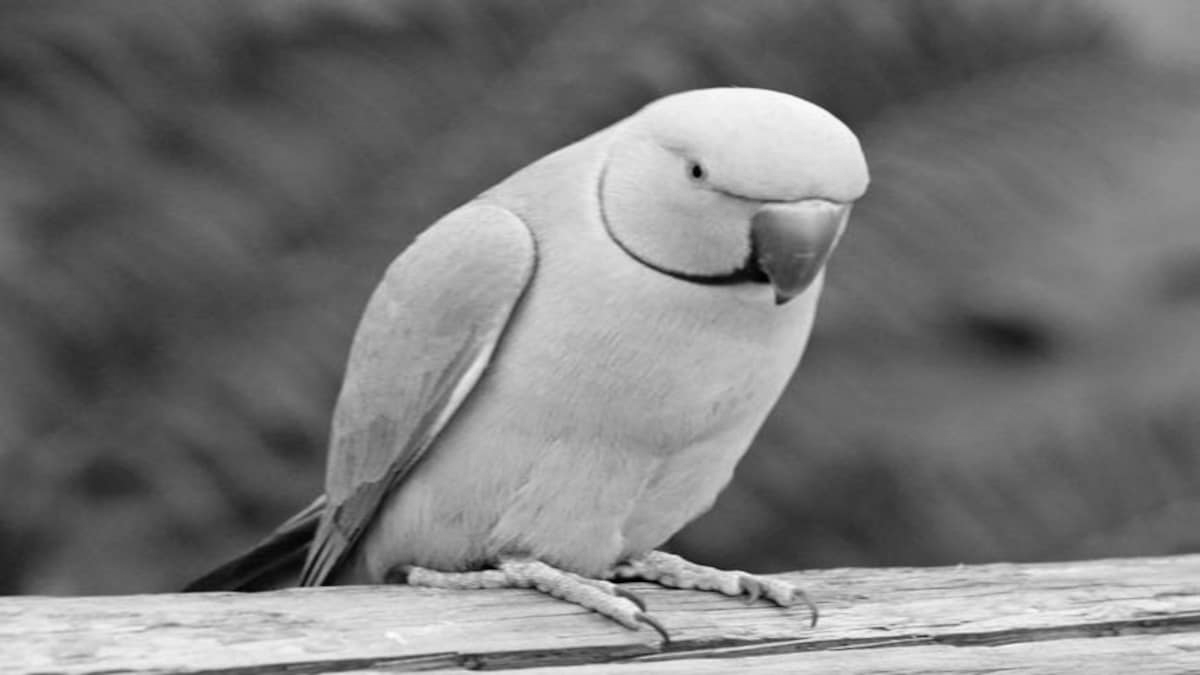
#> input picture Lab2/parrot1.png, 1200 x 675 px
$ jupyter execute CV2_Hirnyk_Yurii.ipynb
#> lines starting #> are read from the running program, lines starting #| are printed output that depends on the picture
[cell 1]
import numpy as np
import matplotlib.pyplot as plt
import cv2
from scipy.spatial.distance import hamming

[cell 2]
img1 = cv2.imread('parrot1.png', cv2.COLOR_RGB2GRAY)
#> img1 is the input picture: shape (675, 1200, 4); mean B, G, R, A 120.8, 120.8, 120.8, 255
img2 = cv2.imread('parrot1-part.png', cv2.COLOR_BGR2GRAY)
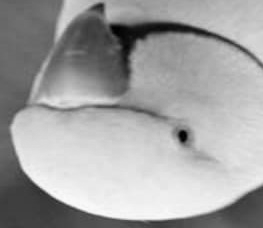
#> input picture Lab2/parrot1-part.png, 263 x 228 px
#> img2 is the input picture: shape (228, 263, 3); min 0, max 250, mean 161.3

[cell 3]
def plot_img(img):
  plt.figure(figsize=(10,10))
  plt.imshow(img)
  plt.axis('off')
  plt.show()

[cell 4]
plot_img(img1)

[cell 5]
plot_img(img2)

[cell 6]
def detectAndCompute(img1, img2):
  # Initiate ORB detector
  detector = cv2.ORB_create()

  # find the keypoints and descriptors with ORB
  kp1, des1 = detector.detectAndCompute(img1,None)
#> kp1 = 500 keypoints; strongest (x, y, size): (697, 172, 77.1), (695, 168, 111.1), (694, 167, 77.1), (697, 174, 64.3)
  kp2, des2 = detector.detectAndCompute(img2,None)
#> kp2 = 63 keypoints; strongest (x, y, size): (182, 134, 77.1), (182, 133, 64.3), (181, 133, 53.6), (182, 139, 64.3)
  return kp1, des1, kp2, des2

[cell 7]
kp1, des1, kp2, des2 = detectAndCompute(img1, img2)

[cell 8]
def bf_matcher(kp1, des1, kp2, des2, img1, img2, num_matches):
  # create BFMatcher object
#> called with num_matches = 15
  bf = cv2.BFMatcher(cv2.NORM_HAMMING, crossCheck=True)
  # Match descriptors.
  matches = bf.match(des1,des2)
#> matches = 38 matches
  # Sort them in the order of their distance.
  matches = sorted(matches, key = lambda x:x.distance)
  # Draw first num_matches matches.
  img3 = cv2.drawMatches(img1, kp1, img2, kp2, matches[:num_matches], None, flags=cv2.DrawMatchesFlags_NOT_DRAW_SINGLE_POINTS)
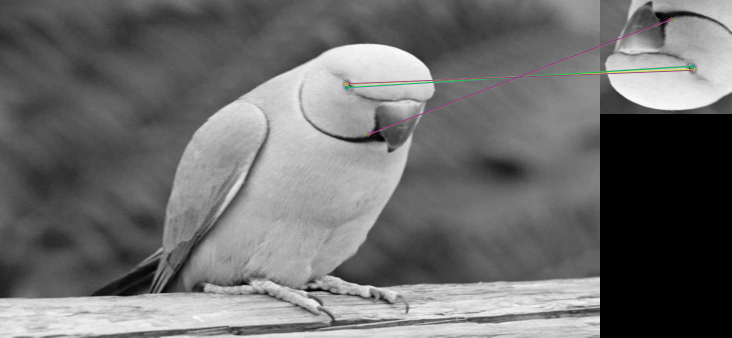
#> img3: shape (675, 1463, 4) (shown at 1/2 size); mean B, G, R, A 108.7, 108.8, 108.8, 224.6
  plot_img(img3)

[cell 9]
bf_matcher(kp1, des1, kp2, des2, img1, img2, 15)

[cell 10]
bf_matcher(kp1, des1, kp2, des2, img1, img2, 20)

[cell 11]
def distance(k1, k2):
  return hamming(k1, k2)

[cell 12]
def custom_BFM(kp1, des1, kp2, des2, img1, img2, num_matches):
#> called with num_matches = 20
    matches = []

    for i, val1 in enumerate(des1):
        for j, val2 in enumerate(des2):
          # Build DMatch object
          matches.append(cv2.DMatch(_distance=distance(val1, val2), _imgIdx=0, _queryIdx=i, _trainIdx=j))
#> after the loop, matches = 31500 matches

    # Sort them in the order of their distance.
    matches = sorted(matches, key=lambda x:x.distance)

    # Draw first num_matches matches.
    img3 = cv2.drawMatches(img1, kp1, img2, kp2, matches[:num_matches], None, flags=cv2.DrawMatchesFlags_NOT_DRAW_SINGLE_POINTS)
    plot_img(img3)

[cell 13]
custom_BFM(kp1, des1, kp2, des2, img1, img2, 20)

[cell 14]
custom_BFM(kp1, des1, kp2, des2, img1, img2, 25)

[cell 15]
custom_BFM(kp1, des1, kp2, des2, img1, img2, 60)
#> call 3 of custom_BFM, with num_matches = 60
#> in custom_BFM (call 3), `img3 = cv2.drawMatches(img1, kp1, img2, kp2, matches[:num_matches], No..`:
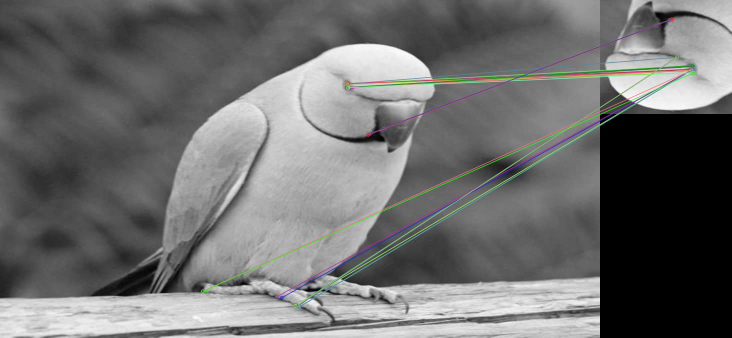
#> img3: shape (675, 1463, 4) (shown at 1/2 size); mean B, G, R, A 108.6, 109.1, 108.8, 224.7

[cell 16]
custom_BFM(kp1, des1, kp2, des2, img1, img2, 80)
#> call 4 of custom_BFM, with num_matches = 80
#> in custom_BFM (call 4), `img3 = cv2.drawMatches(img1, kp1, img2, kp2, matches[:num_matches], No..`:
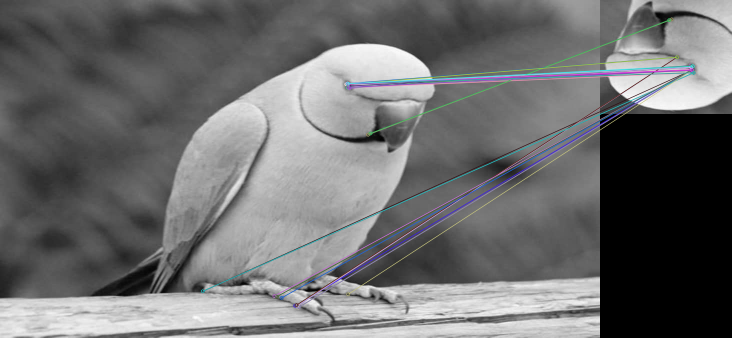
#> img3: shape (675, 1463, 4) (shown at 1/2 size); mean B, G, R, A 109.5, 108.8, 108.5, 224.7

[cell 17]
custom_BFM(kp1, des1, kp2, des2, img1, img2, 200)
#> in custom_BFM (call 5), `img3 = cv2.drawMatches(img1, kp1, img2, kp2, matches[:num_matches], No..`:
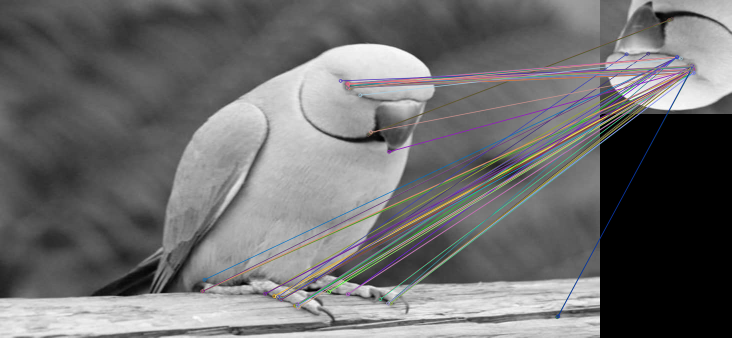
#> img3: shape (675, 1463, 4) (shown at 1/2 size); mean B, G, R, A 109.3, 108.8, 109.2, 225.1
